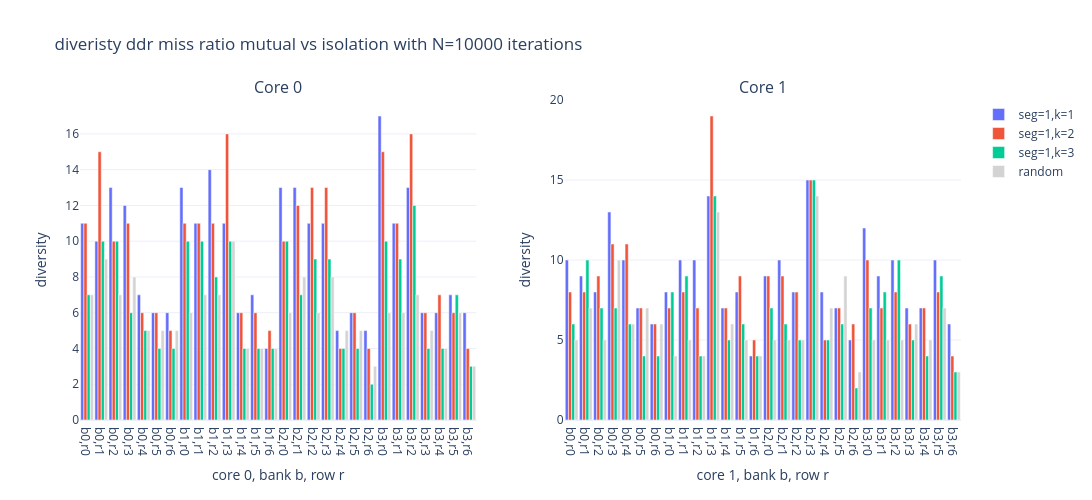

Notebook cell for this chart:
### Code cell
hist_diversity_misses(content_rand['memory_perf'],
        [load(f'{folder}/imgep_run_{k}_{N}_s_{s}')['memory_perf'] for k in [2,3,1] for s in s_list for folder in ['non_exclusive_axis_exploration']], 
        name=f"misses",
        num_row=7,
        title=f"diveristy ddr miss ratio mutual vs isolation with N={N} iterations",
        labels=[f'seg={s},k={k}' for k in range(1,4) for s in s_list]
    )

### Figure 1 — Plotly figure (JSON) as saved in the notebook; plotly's stock layout.template omitted (floating-point values rounded to 4 significant figures)
{"data": [{"marker": {"color": "#636EFA"}, "name": "seg=1,k=1", "type": "bar", "x": ["b0,r0", "b0,r1", "b0,r2", "b0,r3", "b0,r4", "b0,r5", "b0,r6", "b1,r0", "b1,r1", "b1,r2", "b1,r3", "b1,r4", "b1,r5", "b1,r6", "b2,r0", "b2,r1", "b2,r2", "b2,r3", "b2,r4", "b2,r5", "b2,r6", "b3,r0", "b3,r1", "b3,r2", "b3,r3", "b3,r4", "b3,r5", "b3,r6"], "xaxis": "x", "y": [11, 10, 13, 12, 7, 6, 6, 13, 11, 14, 11, 6, 7, 4, 13, 13, 11, 11, 5, 6, 5, 17, 11, 13, 6, 6, 7, 6], "yaxis": "y"}, {"marker": {"color": "#EF553B"}, "name": "seg=1,k=2", "type": "bar", "x": ["b0,r0", "b0,r1", "b0,r2", "b0,r3", "b0,r4", "b0,r5", "b0,r6", "b1,r0", "b1,r1", "b1,r2", "b1,r3", "b1,r4", "b1,r5", "b1,r6", "b2,r0", "b2,r1", "b2,r2", "b2,r3", "b2,r4", "b2,r5", "b2,r6", "b3,r0", "b3,r1", "b3,r2", "b3,r3", "b3,r4", "b3,r5", "b3,r6"], "xaxis": "x", "y": [11, 15, 10, 11, 6, 6, 5, 11, 11, 11, 16, 6, 6, 5, 10, 12, 13, 13, 4, 6, 4, 15, 11, 16, 6, 7, 6, 4], "yaxis": "y"}, {"marker": {"color": "#00CC96"}, "name": "seg=1,k=3", "type": "bar", "x": ["b0,r0", "b0,r1", "b0,r2", "b0,r3", "b0,r4", "b0,r5", "b0,r6", "b1,r0", "b1,r1", "b1,r2", "b1,r3", "b1,r4", "b1,r5", "b1,r6", "b2,r0", "b2,r1", "b2,r2", "b2,r3", "b2,r4", "b2,r5", "b2,r6", "b3,r0", "b3,r1", "b3,r2", "b3,r3", "b3,r4", "b3,r5", "b3,r6"], "xaxis": "x", "y": [7, 10, 10, 6, 5, 4, 4, 10, 10, 8, 10, 4, 4, 4, 10, 7, 9, 9, 4, 4, 2, 10, 9, 12, 4, 4, 7, 3], "yaxis": "y"}, {"marker": {"color": "lightgray"}, "name": "random", "showlegend": true, "type": "bar", "x": ["b0,r0", "b0,r1", "b0,r2", "b0,r3", "b0,r4", "b0,r5", "b0,r6", "b1,r0", "b1,r1", "b1,r2", "b1,r3", "b1,r4", "b1,r5", "b1,r6", "b2,r0", "b2,r1", "b2,r2", "b2,r3", "b2,r4", "b2,r5", "b2,r6", "b3,r0", "b3,r1", "b3,r2", "b3,r3", "b3,r4", "b3,r5", "b3,r6"], "xaxis": "x", "y": [7, 9, 7, 8, 5, 5, 5, 6, 7, 7, 10, 4, 4, 4, 6, 8, 6, 8, 5, 5, 3, 6, 6, 7, 5, 4, 6, 3], "yaxis": "y"}, {"marker": {"color": "#636EFA"}, "name": "seg=1,k=1", "showlegend": false, "type": "bar", "x": ["b0,r0", "b0,r1", "b0,r2", "b0,r3", "b0,r4", "b0,r5", "b0,r6", "b1,r0", "b1,r1", "b1,r2", "b1,r3", "b1,r4", "b1,r5", "b1,r6", "b2,r0", "b2,r1", "b2,r2", "b2,r3", "b2,r4", "b2,r5", "b2,r6", "b3,r0", "b3,r1", "b3,r2", "b3,r3", "b3,r4", "b3,r5", "b3,r6"], "xaxis": "x2", "y": [10, 9, 8, 13, 10, 7, 6, 8, 10, 10, 14, 7, 8, 4, 9, 10, 8, 15, 8, 7, 5, 12, 9, 10, 7, 7, 10, 6], "yaxis": "y2"}, {"marker": {"color": "#EF553B"}, "name": "seg=1,k=2", "showlegend": false, "type": "bar", "x": ["b0,r0", "b0,r1", "b0,r2", "b0,r3", "b0,r4", "b0,r5", "b0,r6", "b1,r0", "b1,r1", "b1,r2", "b1,r3", "b1,r4", "b1,r5", "b1,r6", "b2,r0", "b2,r1", "b2,r2", "b2,r3", "b2,r4", "b2,r5", "b2,r6", "b3,r0", "b3,r1", "b3,r2", "b3,r3", "b3,r4", "b3,r5", "b3,r6"], "xaxis": "x2", "y": [8, 8, 9, 11, 11, 7, 6, 7, 8, 7, 19, 7, 9, 5, 9, 9, 8, 15, 5, 7, 6, 10, 7, 8, 6, 7, 8, 4], "yaxis": "y2"}, {"marker": {"color": "#00CC96"}, "name": "seg=1,k=3", "showlegend": false, "type": "bar", "x": ["b0,r0", "b0,r1", "b0,r2", "b0,r3", "b0,r4", "b0,r5", "b0,r6", "b1,r0", "b1,r1", "b1,r2", "b1,r3", "b1,r4", "b1,r5", "b1,r6", "b2,r0", "b2,r1", "b2,r2", "b2,r3", "b2,r4", "b2,r5", "b2,r6", "b3,r0", "b3,r1", "b3,r2", "b3,r3", "b3,r4", "b3,r5", "b3,r6"], "xaxis": "x2", "y": [6, 10, 7, 7, 6, 4, 4, 8, 9, 4, 14, 5, 6, 4, 7, 6, 5, 15, 5, 6, 2, 7, 8, 10, 5, 4, 9, 3], "yaxis": "y2"}, {"marker": {"color": "lightgray"}, "name": "random", "showlegend": false, "type": "bar", "x": ["b0,r0", "b0,r1", "b0,r2", "b0,r3", "b0,r4", "b0,r5", "b0,r6", "b1,r0", "b1,r1", "b1,r2", "b1,r3", "b1,r4", "b1,r5", "b1,r6", "b2,r0", "b2,r1", "b2,r2", "b2,r3", "b2,r4", "b2,r5", "b2,r6", "b3,r0", "b3,r1", "b3,r2", "b3,r3", "b3,r4", "b3,r5", "b3,r6"], "xaxis": "x2", "y": [5, 7, 5, 10, 6, 7, 6, 4, 5, 4, 13, 6, 5, 4, 5, 5, 5, 14, 7, 9, 3, 5, 5, 5, 6, 5, 7, 3], "yaxis": "y2"}], "layout": {"annotations": [{"font": {"size": 16}, "showarrow": false, "text": "Core 0", "x": 0.225, "xanchor": "center", "xref": "paper", "y": 1, "yanchor": "bottom", "yref": "paper"}, {"font": {"size": 16}, "showarrow": false, "text": "Core 1", "x": 0.775, "xanchor": "center", "xref": "paper", "y": 1, "yanchor": "bottom", "yref": "paper"}], "bargap": 0.1, "height": 500, "showlegend": true, "title": {"text": "diveristy ddr miss ratio mutual vs isolation with N=10000 iterations"}, "width": 1900, "xaxis": {"anchor": "y", "domain": [0, 0.45], "title": {"text": "core 0, bank b, row r"}}, "xaxis2": {"anchor": "y2", "domain": [0.55, 1], "title": {"text": "core 1, bank b, row r"}}, "yaxis": {"anchor": "x", "domain": [0, 1], "title": {"text": "diversity"}}, "yaxis2": {"anchor": "x2", "domain": [0, 1], "title": {"text": "diversity"}}}}
